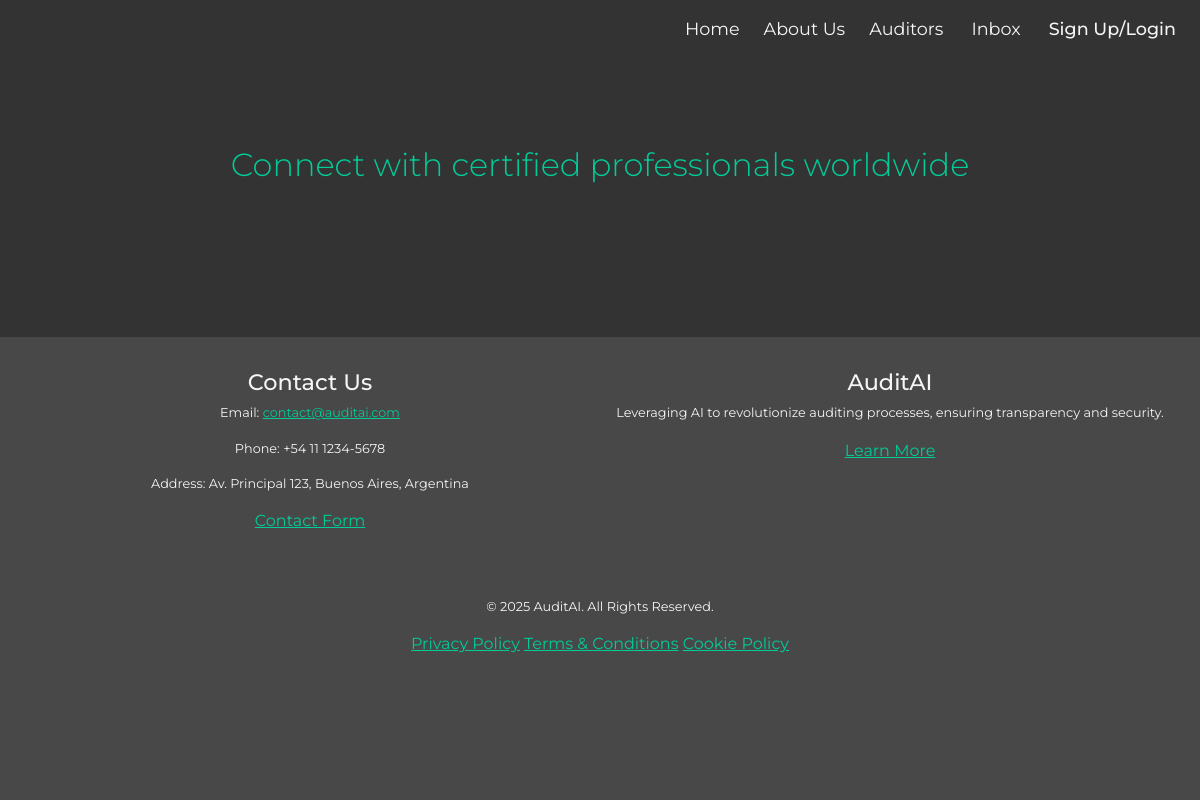
Before: /auditors/ with the older database file.
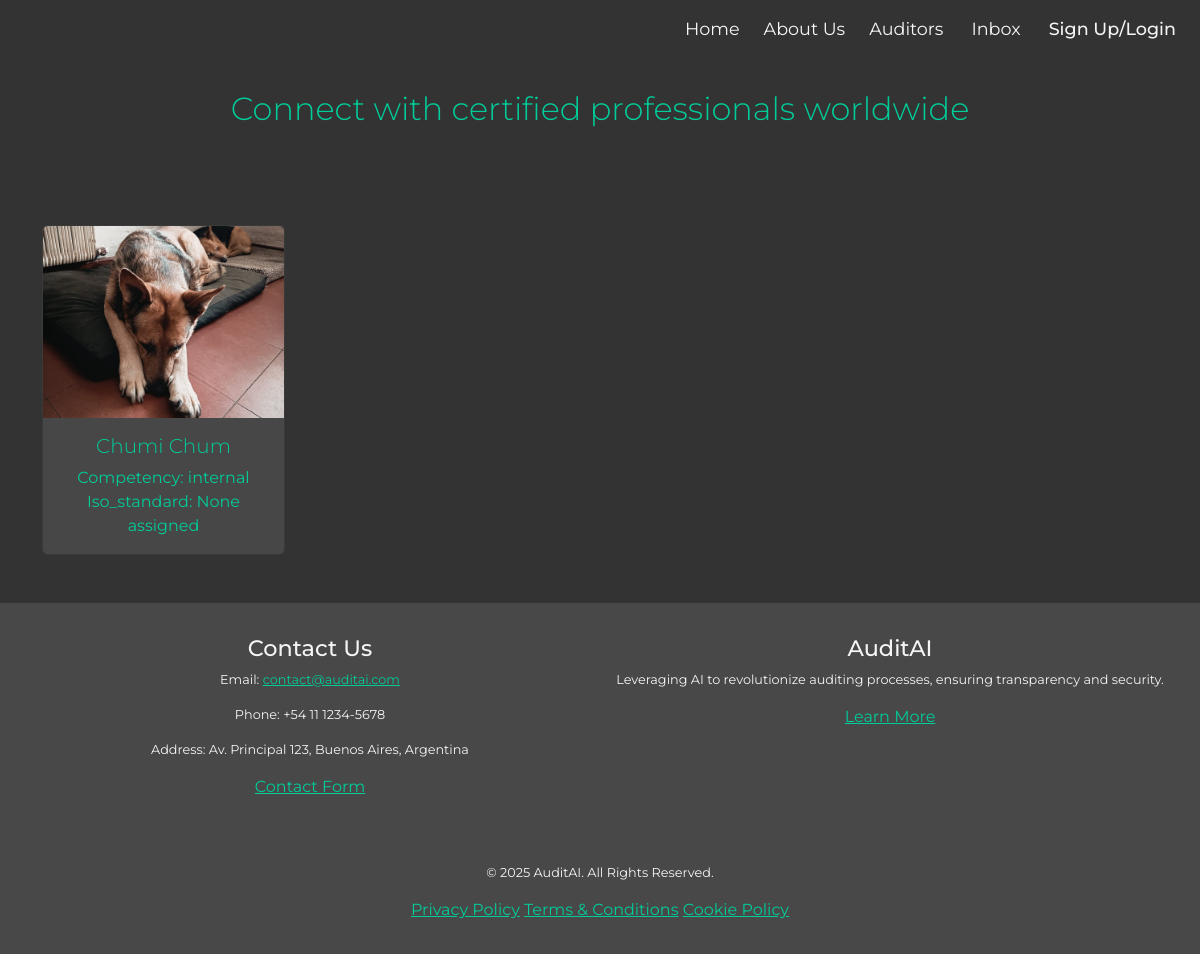
After: the same page with the newer database file.
### auditors/models.py (models this page shows, shortened)
class AuditorProfile(models.Model):
    AUDITOR_ROLE_CHOICES = [
    ('internal', 'Internal Auditor'),
    ('lead', 'Lead Auditor'),
    ('external', 'External Auditor'),
]
    user = models.OneToOneField(CustomUser, on_delete=models.CASCADE)
    name = models.CharField(max_length= 50 )
    surname = models.CharField(max_length= 50)
    document = models.CharField(max_length=60, unique=True)
    phone = models.CharField(max_length=50)
    bio = models.TextField(null=True, blank=True)
    profile_image = models.ImageField(  upload_to='auditors/profile_images', default= 'auditors/profile_images/default.png',  null=True, blank=True)
    country = models.ForeignKey("Country", on_delete=models.SET_NULL, null = True )
    location = models.CharField( max_length=80 )
    competency = models.CharField(max_length= 50, choices= AUDITOR_ROLE_CHOICES, blank=True, null=True)
    iso_standards = models.ManyToManyField('IsoStandard', blank = True)

### auditors/views/auditors.py (the view)
# urls.py: path('', AuditorsView.as_view(), name = 'auditors'),
class AuditorsView(ListView):
    model = AuditorProfile
    template_name = 'auditors/auditors.html'
    context_object_name = 'auditors'
    paginate_by = 8
    def get_queryset(self):
        return AuditorProfile.objects.all()

### inbox/context_processors.py (called while the page is built)
def inbox_unread_count(request):
    if request.user.is_authenticated:
        count = Message.objects.filter(recipient = request.user, is_read = False).count()
    else:
        count = 0
    context = {'inbox_unread_count': count}
    return context

### auditors/templates/auditors/auditors.html
{% extends 'base.html' %}
{% block content %}
{% include 'navbar.html' %}
<main class="main auditors">
  <div class="container ">
    <div class="section-header">
      <h1 class="montserrat-2"> Connect with certified professionals worldwide
      </h1>
    </div>
    <div class="row g-5" >
      {% for auditor in auditors %}
      <div class="col-sm-6 col-md-4 col-lg-3">
        <a href="{% url 'auditor-profile' auditor.id %}" class="auditor__card">
        <div class="card h-100  " >
          <div class="img-wrapper">
            <img src="{{auditor.profile_image.url}}" class="card-img-top" alt="...">
          </div>
          <div class="card-body ">
            <h5 class="card-title montserrat-2 text-center">{{auditor.name.capitalize}}
              {{auditor.surname.capitalize}}</h5>
            <div class="competencies text-center ">
              <span>Competency: {{auditor.competency}}</span>
              <br>
              <span>Iso_standard: {% for standard in auditor.iso_standards.all|slice:2 %} {{standard.code}} {% if not forloop.last %}- {% endif %} {% empty %}
                None assigned{% endfor %} </span>
            </div>
          </div>
        </div>
      </a>
      </div>
      {% endfor %}
    </div>
  </div>
</main>
{% endblock %}

### templates/base.html (shortened to what this page needs)
{% load static %}
<!DOCTYPE html>
<html lang="en" class="">
<head>
    <link rel="stylesheet" href="https://cdn.jsdelivr.net/npm/bootstrap@5.3.3/dist/css/bootstrap.min.css">
    <link rel="stylesheet" href="{% static 'css/styles.css' %}">
</head>
<body class="">
    {% block content %}
    {% endblock %}
    {%  if not hide_footer %}
    {% include 'footer.html' %}
    {% endif %}
</body>
</html>

### templates/navbar.html (shortened to what this page needs)
<header class="header">
  <nav class="navbar navbar-expand-lg ">
    <div class="container-fluid">
      <div class="collapse navbar-collapse" id="navbarNav">
        <ul class="navbar-nav ms-auto">
          <li class="nav-item mx-1 ">
            <a class="nav-link " href="{% url 'home' %}">Home</a>
          </li>
          <li class="nav-item mx-1 ">
            <a class="nav-link" href="{% url 'about_us' %}">About Us</a>
          </li>
          <li class="nav-item mx-1 ">
            <a class="nav-link" href="{% url 'auditors' %}">Auditors</a>
          </li>
          {% if inbox_unread_count > 0 %}
          <li class="nav-item mx-1 ">
            <a class="nav-link" href="{% url 'inbox' %}">Inbox({{ inbox_unread_count }})</a>
          </li>
          {% else %}
            <a class="nav-link" href="{% url 'inbox' %}">Inbox</a>
          {% endif %}
          <li class="nav-item mx-1">
            {% if request.user.is_authenticated %}
            <a class="nav-link  montserrat-1" href="{% url 'logout' %}">Logout</a>
          </li>
          {% else %}
          <li class="nav-item mx-1">
            <a class="nav-link  montserrat-1" href="{% url 'login' %}">Sign Up/Login</a>
          </li>
          {% endif %}
        </ul>
      </div>
    </div>
  </nav>
</header>

### templates/footer.html
{% block content %}
<section class="footer">
  <div class="footer__container ">
    <div class="row">
      <div class="col-6 text-center col-left" >
        <div>
          <h3 class="">Contact Us</h3>
          <p class="">Email: <a href="" class="">contact@auditai.com</a></p>
          <p class="">Phone: +54 11 1234-5678</p>
          <p class="">Address: Av. Principal 123, Buenos Aires, Argentina</p>
          <a href="" class="">Contact Form</a>
        </div>
      </div>
      <div class="col-6 text-center col-right" >
        <h3 class="">AuditAI</h3>
        <p class="">Leveraging AI to revolutionize auditing processes, ensuring transparency and security.</p>
        <a href="" class="">Learn More</a>
      </div>
      <div class="text-center copyright">
        <div class=" text-center">
          <p class="">© 2025 AuditAI. All Rights Reserved.</p>
          <div class="">
            <a href="/privacy-policy" class="text-sm hover:underline">Privacy Policy</a>
            <a href="/terms" class="text-sm hover:underline">Terms & Conditions</a>
            <a href="/cookies" class="text-sm hover:underline">Cookie Policy</a>
          </div>
        </div>
      </div>
    </div>
  </div>
</section>
{% endblock %}

### static/css/base/_variables.css (style rules this page uses)
:root { --soft-mint-green: #bef3e99f; --mint-green: #00CC99; --light-grey: #F5F5F5; --dark-grey: #333333; --medium-grey: #70707057; --soft-yellow: #FFD700; --light-blue: #3aadeb; --alert-success: rgba(137, 239, 214, 0.438); --alert-error: rgba(231, 72, 72, 0.888); }

### static/css/base/_main_styles.css (style rules this page uses)
* { box-sizing: border-box; margin: 0; padding: 0; }
html { font-size: 13px; }
body { background-color: var(--dark-grey); margin: 0; padding: 0; min-height: 100vh; display: flex; flex-direction: column; font-family: 'Montserrat', serif; }
.main { margin: 2rem 0 0 0; flex: 1; display: flex; flex-direction: column; justify-content: center; align-items: center; }

### static/css/components/_footer.css (style rules this page uses)
.footer { flex: 1; margin-top: 3rem; background-color: var(--medium-grey); padding: 2rem; width: 100%; position: relative; }
.footer__container { color: var(--mint-green); }
.footer__container h3 { color: var(--light-grey); font-size: 1.4rem; }
.footer__container p { color: var(--light-grey); font-size: 0.8rem; }
.footer__container a { color: var(--mint-green); }
.copyright { margin-top: 4rem; }

### static/css/components/_forms.css (style rules this page uses)
.section-header { text-align: center; margin-bottom: 2rem; }
.section-header h1 { font-size: 2rem; color: var(--mint-green); margin-bottom: 0.5rem; }

### static/css/components/_header.css (style rules this page uses)
.header { background-color: var(--dark-grey); }

### home/static/home/css/_home.css (style rules this page uses)
@media (min-width: 992px) { html { font-size: 16px; } }

### static/css/components/card.css (style rules this page uses)
.card { background-color: var(--medium-grey); color: var(--mint-green); }
.section-header { margin-bottom: 6rem; }
.img-wrapper { height: 12rem; overflow: hidden; }
.img-wrapper img { width: 100%; height: 100%; object-fit: cover; }

### auditors/static/auditors/css/auditor-profile.css (style rules this page uses)
.row { align-items: flex-start; }

Changed rows visible on the page:
added AuditorProfile: profile_image (picture), name "Chumi", surname "Chum", competency "internal"
